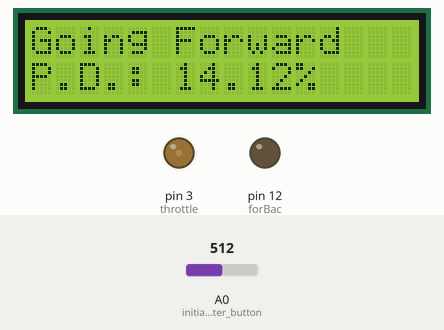
Simulated run of this sketch. Board: Arduino Uno, built with avr-gcc and run on an emulated ATmega328P. Shown: 16×2 character LCD, output pins drawn as LEDs (lit = HIGH). The test bench sets the inputs (shaded band); at power-on: A0 (initiates_enter_button) = 512.

Above: at 1.2 s.
1.3 s: A0 (initiates_enter_button) set to 0
At 1.3 s:
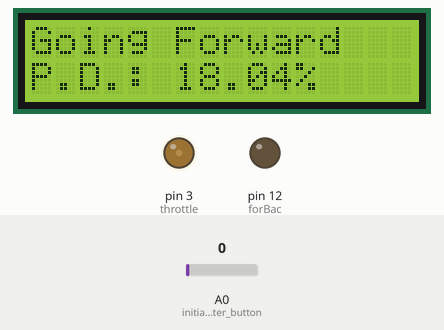
2.8 s: A0 (initiates_enter_button) set to 122
At 3.61 s:
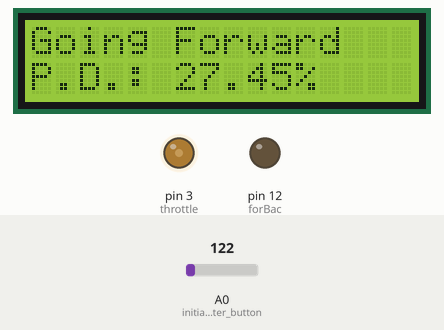
At 5.49 s:
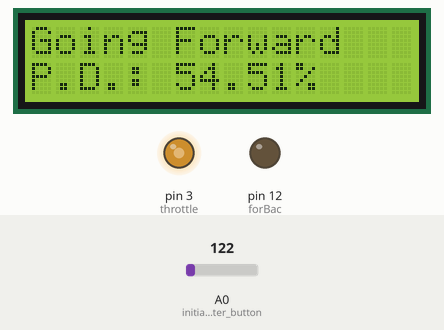
Timing chart, 0 to 31.0 s (numbered marks = the images above; inputs shaded):
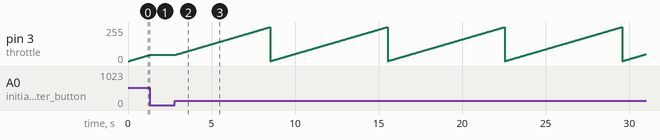

Measured:
- after the input at 1.3 s, pin 3 (throttle): stays 46/255 (without the input it goes to 47/255 after 0.02 s)
- after the input at 2.8 s, pin 3 (throttle): ramps from 0/255 to 255/255 and jumps back, once every 7.0 s; the display: first changes at once (image 2 shows a later state)

The sketch:

switch_state.ino
```cpp
//by Michael Bell

// to use this, attacch the motor sheild to the arduino board then
// upload the code and put a 9 or 12 volt suply over the vin on the
// motor sheild

int throttle = 3; //the speed pin
int brake = 9; //the brakeing pin
int forBac = 12; //the direction pin (HIGH forwards, LOW backwards)
int maxSpeed = 255; //the top speed
int speedIs = 0; //the current speed
float pPD; // the % Potential Difference
float speedIsFl; //the float of the speed

//1- acelerating forward
//2- decelerating forward
//3- acelerating backward
//4- decelerating backward
int state = 1;

//the inclludes and defines for the lcd
#include <LiquidCrystal.h>   // include LCD library

LiquidCrystal lcd( 8, 9, 4, 5, 6, 7 ); //define the lcd pins

void setup() {

  //Setup Channel A
  pinMode(throttle, OUTPUT); //Initiates Motor Channel pin
  pinMode(brake, OUTPUT); //Initiates Brake Channel pin
  pinMode(forBac, OUTPUT); //initiates the direction pin
  pinMode(A0, INPUT);//initiates enter button
  digitalWrite(brake, LOW); //disengage breaks

  lcd.begin( 16, 2 ); //set the grid

  lcd.setCursor( 0, 1 );   //bottom left
  lcd.print( "P.D.:" ); //provide a placeholder for the %PD
  lcd.setCursor( 0, 0 );   //top left
  lcd.print( "Going Forward   " );
}

void loop()
{
  if(analogRead(A0) == 0 && state == 1)
  {
    state = 2;
    digitalWrite(forBac, HIGH); //sets to forward
    lcd.setCursor( 0, 0 );   //top left
    lcd.print( "Going Forward   " );
  }

  else if (analogRead(A0) == 0 && state == 2)
  {
    state = 3;
    digitalWrite(forBac, LOW); //sets to backwards
    lcd.setCursor( 0, 0 );   //top left
    lcd.print( "Going Backwards " );
  }

  else if (analogRead(A0) == 0 && state == 3)
  {
    state = 4;
    digitalWrite(forBac, LOW); //sets to backwards
    lcd.setCursor( 0, 0 );   //top left
    lcd.print( "Going Backwards " );
  }

  else if (analogRead(A0) == 0 && state == 4)
  {
    state = 1;
    digitalWrite(forBac, HIGH); //sets to forward
    lcd.setCursor( 0, 0 );   //top left
    lcd.print( "Going Forward   " );
  }

  switch(state)
  {
    case 1: //acelerating forward
    {

      speedIs = speedIs + 1; //increments speed
      break;
    }

    case 2: //decelerating forward
    {

      speedIs = speedIs - 1; //decriments speed
      break;
    }

    case 3: //acelerating backwards
    {

      speedIs = speedIs + 1; //increments speed
      break;
    }

    case 4: //decelrating backwards
    {

      speedIs = speedIs - 1; //decriments speed
      break;
    }
  }
  analogWrite(throttle, speedIs);

  speedIsFl = speedIs;
  pPD = (speedIsFl/255)*100;

  lcd.setCursor( 6, 1 );   //left, one space after P.D.:
  lcd.print( pPD ); //the percentage of the maximum P.D.
  lcd.print( "%   " ); //print a % sign
  delay(25);

  while(analogRead(A0) == 0)
    delay(25);

}
```
